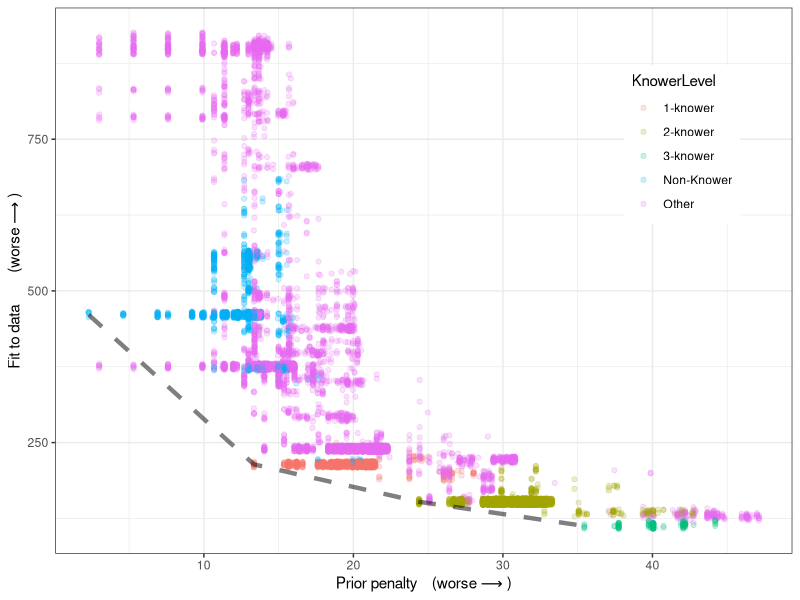
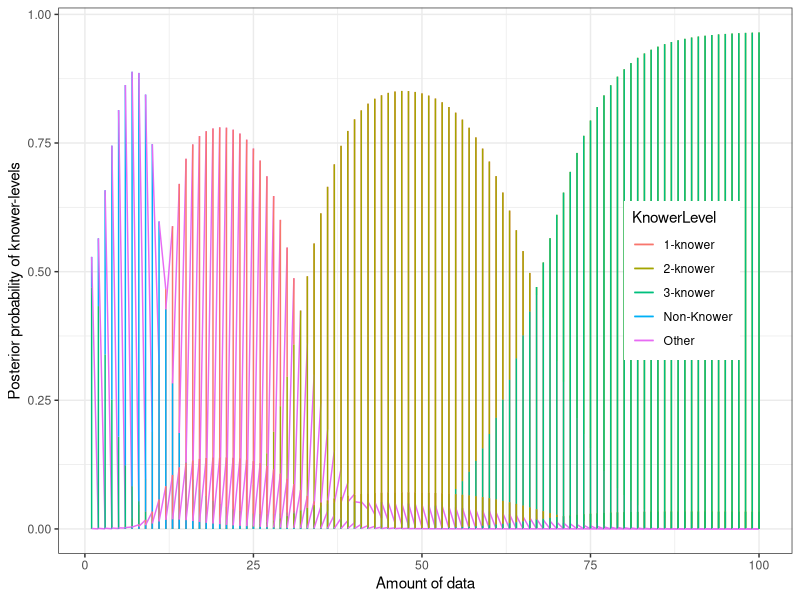

These charts were generated, in order, by the following R code:
library(ggplot2)

d <- read.table("out/output.txt", header=F)
names(d) <- c("data.amount", "cnt", "posterior", "prior", "likelihood", "KL1", "KL2", "hypothesis")

remap = list("U.U.U.U.U.U.U.U.U"="Non-Knower",
             "1.U.U.U.U.U.U.U.U"="1-knower",
             "1.2.U.U.U.U.U.U.U"="2-knower",
             "1.2.3.U.U.U.U.U.U"="3-knower",
             #"1.2.3.4.U.U.U.U.U"="4-knower",
             "1.2.3.4.5.6.7.8.9"="Full Counter")           

# Check if we include the ANS
d$ANS <- grepl("ANS", as.character(d$hypothesis))
             
# Define knower-levels from model output 
d$KnowerLevel <- ifelse(d$KL2 %in% names(remap), remap[as.character(d$KL2)], "Other")
d$KnowerLevel <- unlist(d$KnowerLevel) # R is such horseshit

print(table(d$KnowerLevel))

###################################################################################################
## Make Banana plot
###################################################################################################

# find the minima to plot the pareto edge
# NOTE: This does not compute the pareto edge, just the points which happen to have lowest prior in each knower level 
edge <- NULL
for(n in names(remap)) {
    q <- subset(d, KnowerLevel==remap[n])
    if(nrow(q) > 0) {
        q <- q[order(q$prior,decreasing=TRUE),]
        edge <- rbind(edge, data.frame(x=q[1,"prior"], y=q[1,"likelihood"], KnowerLevel=q[1,"KnowerLevel"]))
    }
}

plt <- ggplot(d, aes(x=-prior, y=-likelihood, color=KnowerLevel, group=KnowerLevel)) + 
    geom_jitter(alpha=0.2, height=5.0, width=0.0) +
    theme_bw() + theme(legend.position=c(.85,.75)) +
    geom_line(data=edge, aes(x=-x, y=-y, group=1), color="black", size=1.5, linetype="dashed", alpha=0.5) +
    xlab("Prior penalty \t(worse \U27f6 )") + ylab("Fit to data \t(worse \U27f6 )")

cairo_pdf("banana.pdf", height=4, width=4) # Cairo needed for unicode arrow output
plt
dev.off()

###################################################################################################
## Plot learning curves

logsumexp <- function(x) { m=max(x); log(sum(exp(x-m)))+m }

D <- NULL
for(amt in seq(1,100,1)) {

    d$newpost <- d$prior + amt*d$likelihood/d$data.amount # compute a new approximate posterior by scaling the ll-per-datapoint 
    d$newpost <- exp(d$newpost - logsumexp(d$newpost)) #normalize and convert to probability
    a <- aggregate(newpost ~ KnowerLevel + ANS, d, sum)
    a$data.amount=amt
    
    D <- rbind(D, a)    
}

plt <- ggplot(subset(D,!ANS), aes(x=data.amount,y=newpost,color=KnowerLevel,group=ANS)) + 
    geom_line() + 
    geom_line(data=subset(D,ANS)) +
    theme_bw() + theme(legend.position=c(.85,.5)) +
    xlab("Amount of data") + ylab("Posterior probability of knower-levels")
    
cairo_pdf("curves.pdf", height=4, width=6) # Cairo needed for unicode arrow output
plt
dev.off()


